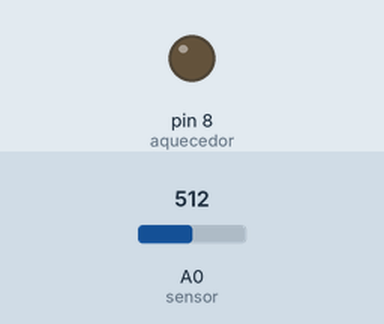
Bench run of a sketch on a simulated Arduino Uno, built with avr-gcc and run on an emulated ATmega328P. Shown: output pins drawn as LEDs (lit = HIGH). The inputs (shaded band) are chosen by the test bench; at power-on: A0 (sensor) = 512. What the sketch prints to the serial monitor is not drawn.

Above: at 1.2 s.
1.3 s: A0 (sensor) set to 416
4.3 s: A0 (sensor) set to 390
At 5.2 s:
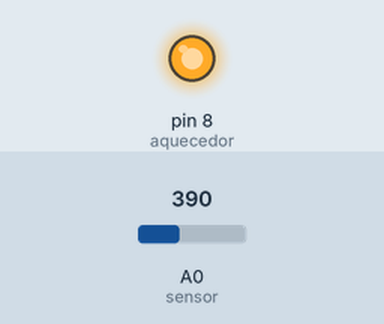
5.8 s: A0 (sensor) set to 582
7.3 s: A0 (sensor) set to 612
At 8.5 s:
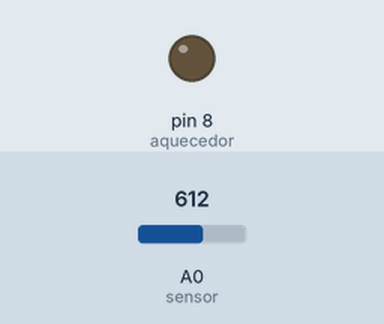
8.8 s: A0 (sensor) set to 306
At 9.9 s:
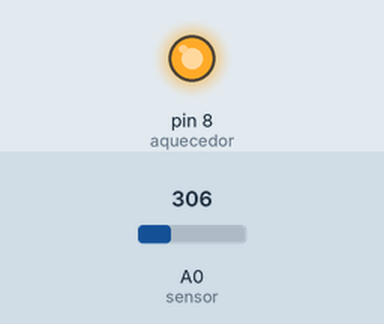
Timing chart, 0 to 11.3 s (numbered marks = the images above; inputs shaded):
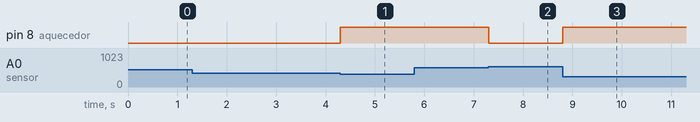

The sketch:

24C.ino
```cpp
const int sensor = A0;
const int aquecedor = 8; // LED

int valor = 0;

// ===== LIMITES (AJUSTÁVEIS) =====
const int limiteInferior = 400; // liga
const int limiteSuperior = 600; // desliga

bool aquecendo = false;

void setup() {
  pinMode(sensor, INPUT);
  pinMode(aquecedor, OUTPUT);
  Serial.begin(115200);
}

void loop() {

  valor = analogRead(sensor);

  Serial.print("Leitura: ");
  Serial.println(valor);

  // ===== HISTERESE =====

  // liga só quando estiver abaixo do limite inferior
  if (valor <= limiteInferior) {
    aquecendo = true;
  }

  // desliga só quando passar do limite superior
  if (valor >= limiteSuperior) {
    aquecendo = false;
  }

  // ===== APLICA SAÍDA =====
  if (aquecendo) {
    digitalWrite(aquecedor, HIGH);
  } else {
    digitalWrite(aquecedor, LOW);
  }
}
```

Measured:
- the behaviour switches between 401 and 400 on A0 (sensor) (found by bisection; images 0 and 1)
- the behaviour switches between 599 and 600 on A0 (sensor) (found by bisection; images 1 and 2)
- after the input at 4.3 s, pin 8 (aquecedor): LOW → HIGH at once
- after the input at 7.3 s, pin 8 (aquecedor): HIGH → LOW at once
- after the input at 8.8 s, pin 8 (aquecedor): LOW → HIGH at once
